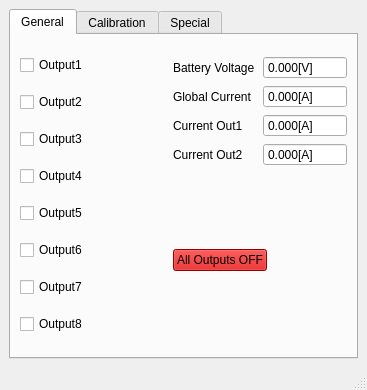
<?xml version="1.0" encoding="UTF-8"?>
<ui version="4.0">
 <class>ihm_PowerElectrobot</class>
 <widget class="QMainWindow" name="ihm_PowerElectrobot">
  <property name="geometry">
   <rect>
    <x>0</x>
    <y>0</y>
    <width>367</width>
    <height>390</height>
   </rect>
  </property>
  <property name="windowTitle">
   <string>MainWindow</string>
  </property>
  <widget class="QWidget" name="centralwidget">
   <layout class="QGridLayout" name="gridLayout_4">
    <item row="0" column="0">
     <widget class="QTabWidget" name="tabWidget">
      <property name="currentIndex">
       <number>0</number>
      </property>
      <widget class="QWidget" name="tab_general">
       <attribute name="title">
        <string>General</string>
       </attribute>
       <layout class="QGridLayout" name="gridLayout_3">
        <item row="0" column="0">
         <layout class="QGridLayout" name="gridLayout_2">
          <item row="3" column="2">
           <widget class="QPushButton" name="push_all_outputs_off">
            <property name="styleSheet">
             <string notr="true">background-color: rgb(204, 0, 0);</string>
            </property>
            <property name="text">
             <string>All Outputs OFF</string>
            </property>
           </widget>
          </item>
          <item row="2" column="2" colspan="2">
           <layout class="QGridLayout" name="gridLayout">
            <item row="2" column="1">
             <widget class="QDoubleSpinBox" name="current_out1">
              <property name="readOnly">
               <bool>true</bool>
              </property>
              <property name="buttonSymbols">
               <enum>QAbstractSpinBox::NoButtons</enum>
              </property>
              <property name="suffix">
               <string>[A]</string>
              </property>
              <property name="decimals">
               <number>3</number>
              </property>
              <property name="minimum">
               <double>-99.000000000000000</double>
              </property>
             </widget>
            </item>
            <item row="3" column="0">
             <widget class="QLabel" name="label_4">
              <property name="text">
               <string>Current Out2</string>
              </property>
             </widget>
            </item>
            <item row="3" column="1">
             <widget class="QDoubleSpinBox" name="current_out2">
              <property name="readOnly">
               <bool>true</bool>
              </property>
              <property name="buttonSymbols">
               <enum>QAbstractSpinBox::NoButtons</enum>
              </property>
              <property name="suffix">
               <string>[A]</string>
              </property>
              <property name="decimals">
               <number>3</number>
              </property>
              <property name="minimum">
               <double>-99.000000000000000</double>
              </property>
             </widget>
            </item>
            <item row="1" column="1">
             <widget class="QDoubleSpinBox" name="global_current">
              <property name="readOnly">
               <bool>true</bool>
              </property>
              <property name="buttonSymbols">
               <enum>QAbstractSpinBox::NoButtons</enum>
              </property>
              <property name="suffix">
               <string>[A]</string>
              </property>
              <property name="decimals">
               <number>3</number>
              </property>
              <property name="minimum">
               <double>-99.000000000000000</double>
              </property>
             </widget>
            </item>
            <item row="2" column="0">
             <widget class="QLabel" name="label_3">
              <property name="text">
               <string>Current Out1</string>
              </property>
             </widget>
            </item>
            <item row="0" column="0">
             <widget class="QLabel" name="label">
              <property name="text">
               <string>Battery Voltage</string>
              </property>
             </widget>
            </item>
            <item row="0" column="1">
             <widget class="QDoubleSpinBox" name="battery_voltage">
              <property name="readOnly">
               <bool>true</bool>
              </property>
              <property name="buttonSymbols">
               <enum>QAbstractSpinBox::NoButtons</enum>
              </property>
              <property name="suffix">
               <string>[V]</string>
              </property>
              <property name="decimals">
               <number>3</number>
              </property>
             </widget>
            </item>
            <item row="1" column="0">
             <widget class="QLabel" name="label_2">
              <property name="text">
               <string>Global Current</string>
              </property>
             </widget>
            </item>
           </layout>
          </item>
          <item row="0" column="0" rowspan="4" colspan="2">
           <layout class="QVBoxLayout" name="verticalLayout">
            <item>
             <widget class="QCheckBox" name="output_1">
              <property name="text">
               <string>Output1</string>
              </property>
             </widget>
            </item>
            <item>
             <widget class="QCheckBox" name="output_2">
              <property name="text">
               <string>Output2</string>
              </property>
             </widget>
            </item>
            <item>
             <widget class="QCheckBox" name="output_3">
              <property name="text">
               <string>Output3</string>
              </property>
             </widget>
            </item>
            <item>
             <widget class="QCheckBox" name="output_4">
              <property name="text">
               <string>Output4</string>
              </property>
             </widget>
            </item>
            <item>
             <widget class="QCheckBox" name="output_5">
              <property name="text">
               <string>Output5</string>
              </property>
             </widget>
            </item>
            <item>
             <widget class="QCheckBox" name="output_6">
              <property name="text">
               <string>Output6</string>
              </property>
             </widget>
            </item>
            <item>
             <widget class="QCheckBox" name="output_7">
              <property name="text">
               <string>Output7</string>
              </property>
             </widget>
            </item>
            <item>
             <widget class="QCheckBox" name="output_8">
              <property name="text">
               <string>Output8</string>
              </property>
             </widget>
            </item>
           </layout>
          </item>
          <item row="3" column="3">
           <spacer name="verticalSpacer">
            <property name="orientation">
             <enum>Qt::Vertical</enum>
            </property>
            <property name="sizeHint" stdset="0">
             <size>
              <width>20</width>
              <height>40</height>
             </size>
            </property>
           </spacer>
          </item>
         </layout>
        </item>
       </layout>
      </widget>
      <widget class="QWidget" name="tab_calib">
       <attribute name="title">
        <string>Calibration</string>
       </attribute>
       <layout class="QGridLayout" name="gridLayout_5">
        <item row="0" column="0">
         <widget class="QLabel" name="label_5">
          <property name="text">
           <string>Battery Voltage P1</string>
          </property>
         </widget>
        </item>
        <item row="0" column="2">
         <widget class="QPushButton" name="valid_calib_batt_voltag_p1">
          <property name="text">
           <string>Send</string>
          </property>
         </widget>
        </item>
        <item row="1" column="0">
         <widget class="QLabel" name="label_6">
          <property name="text">
           <string>Battery Voltage P2</string>
          </property>
         </widget>
        </item>
        <item row="1" column="2">
         <widget class="QPushButton" name="valid_calib_batt_voltag_p2">
          <property name="text">
           <string>Send</string>
          </property>
         </widget>
        </item>
        <item row="2" column="0" colspan="3">
         <widget class="Line" name="line">
          <property name="orientation">
           <enum>Qt::Horizontal</enum>
          </property>
         </widget>
        </item>
        <item row="3" column="0">
         <widget class="QLabel" name="label_7">
          <property name="text">
           <string>Global Current P1</string>
          </property>
         </widget>
        </item>
        <item row="3" column="2">
         <widget class="QPushButton" name="valid_calib_global_current_p1">
          <property name="text">
           <string>Send</string>
          </property>
         </widget>
        </item>
        <item row="4" column="0">
         <widget class="QLabel" name="label_8">
          <property name="text">
           <string>Global Current P2</string>
          </property>
         </widget>
        </item>
        <item row="4" column="2">
         <widget class="QPushButton" name="valid_calib_global_current_p2">
          <property name="text">
           <string>Send</string>
          </property>
         </widget>
        </item>
        <item row="5" column="0" colspan="3">
         <widget class="Line" name="line_2">
          <property name="orientation">
           <enum>Qt::Horizontal</enum>
          </property>
         </widget>
        </item>
        <item row="6" column="0">
         <widget class="QLabel" name="label_10">
          <property name="text">
           <string>Current Out1 P1</string>
          </property>
         </widget>
        </item>
        <item row="6" column="2">
         <widget class="QPushButton" name="valid_calib_current_out1_p1">
          <property name="text">
           <string>Send</string>
          </property>
         </widget>
        </item>
        <item row="7" column="0">
         <widget class="QLabel" name="label_9">
          <property name="text">
           <string>Current Out1 P2</string>
          </property>
         </widget>
        </item>
        <item row="7" column="2">
         <widget class="QPushButton" name="valid_calib_current_out1_p2">
          <property name="text">
           <string>Send</string>
          </property>
         </widget>
        </item>
        <item row="8" column="0" colspan="3">
         <widget class="Line" name="line_3">
          <property name="orientation">
           <enum>Qt::Horizontal</enum>
          </property>
         </widget>
        </item>
        <item row="9" column="0">
         <widget class="QLabel" name="label_12">
          <property name="text">
           <string>Current Out2 P2</string>
          </property>
         </widget>
        </item>
        <item row="9" column="2">
         <widget class="QPushButton" name="valid_calib_current_out2_p1">
          <property name="text">
           <string>Send</string>
          </property>
         </widget>
        </item>
        <item row="10" column="0">
         <widget class="QLabel" name="label_11">
          <property name="text">
           <string>Current Out2 P2</string>
          </property>
         </widget>
        </item>
        <item row="10" column="2">
         <widget class="QPushButton" name="valid_calib_current_out2_p2">
          <property name="text">
           <string>Send</string>
          </property>
         </widget>
        </item>
        <item row="0" column="1">
         <widget class="QSpinBox" name="calib_batt_voltage_p1">
          <property name="suffix">
           <string>[mV]</string>
          </property>
          <property name="maximum">
           <number>65535</number>
          </property>
         </widget>
        </item>
        <item row="10" column="1">
         <widget class="QSpinBox" name="calib_current_out2_p2">
          <property name="suffix">
           <string>[mA]</string>
          </property>
          <property name="maximum">
           <number>65535</number>
          </property>
         </widget>
        </item>
        <item row="9" column="1">
         <widget class="QSpinBox" name="calib_current_out2_p1">
          <property name="suffix">
           <string>[mA]</string>
          </property>
          <property name="maximum">
           <number>65535</number>
          </property>
         </widget>
        </item>
        <item row="7" column="1">
         <widget class="QSpinBox" name="calib_current_out1_p2">
          <property name="suffix">
           <string>[mA]</string>
          </property>
          <property name="maximum">
           <number>65535</number>
          </property>
         </widget>
        </item>
        <item row="6" column="1">
         <widget class="QSpinBox" name="calib_current_out1_p1">
          <property name="suffix">
           <string>[mA]</string>
          </property>
          <property name="maximum">
           <number>65535</number>
          </property>
         </widget>
        </item>
        <item row="4" column="1">
         <widget class="QSpinBox" name="calib_global_current_p2">
          <property name="suffix">
           <string>[mA]</string>
          </property>
          <property name="maximum">
           <number>65535</number>
          </property>
         </widget>
        </item>
        <item row="3" column="1">
         <widget class="QSpinBox" name="calib_global_current_p1">
          <property name="suffix">
           <string>[mA]</string>
          </property>
          <property name="maximum">
           <number>65535</number>
          </property>
         </widget>
        </item>
        <item row="1" column="1">
         <widget class="QSpinBox" name="calib_batt_voltage_p2">
          <property name="suffix">
           <string>[mV]</string>
          </property>
          <property name="maximum">
           <number>65535</number>
          </property>
         </widget>
        </item>
       </layout>
      </widget>
      <widget class="QWidget" name="tab_special">
       <attribute name="title">
        <string>Special</string>
       </attribute>
       <layout class="QGridLayout" name="gridLayout_6">
        <item row="1" column="0" colspan="2">
         <widget class="QPushButton" name="valid_reset_eeprom_factory">
          <property name="text">
           <string>Reset Factory EEPROM</string>
          </property>
         </widget>
        </item>
        <item row="2" column="0">
         <widget class="QLabel" name="label_13">
          <property name="text">
           <string>Change @I2C</string>
          </property>
         </widget>
        </item>
        <item row="2" column="1">
         <widget class="QSpinBox" name="new_i2c_address">
          <property name="toolTip">
           <string>New I2C address</string>
          </property>
          <property name="buttonSymbols">
           <enum>QAbstractSpinBox::NoButtons</enum>
          </property>
          <property name="prefix">
           <string>0x</string>
          </property>
          <property name="maximum">
           <number>255</number>
          </property>
          <property name="displayIntegerBase">
           <number>16</number>
          </property>
         </widget>
        </item>
        <item row="2" column="2">
         <widget class="QPushButton" name="valid_i2c_address">
          <property name="text">
           <string>Send</string>
          </property>
         </widget>
        </item>
        <item row="3" column="0">
         <spacer name="verticalSpacer_2">
          <property name="orientation">
           <enum>Qt::Vertical</enum>
          </property>
          <property name="sizeHint" stdset="0">
           <size>
            <width>20</width>
            <height>213</height>
           </size>
          </property>
         </spacer>
        </item>
        <item row="0" column="0" colspan="2">
         <widget class="QPushButton" name="valid_unlock_eeprom">
          <property name="text">
           <string>Unlock EEPROM</string>
          </property>
         </widget>
        </item>
       </layout>
      </widget>
     </widget>
    </item>
   </layout>
  </widget>
  <widget class="QMenuBar" name="menubar">
   <property name="geometry">
    <rect>
     <x>0</x>
     <y>0</y>
     <width>367</width>
     <height>22</height>
    </rect>
   </property>
  </widget>
  <widget class="QStatusBar" name="statusbar"/>
 </widget>
 <resources/>
 <connections/>
</ui>
